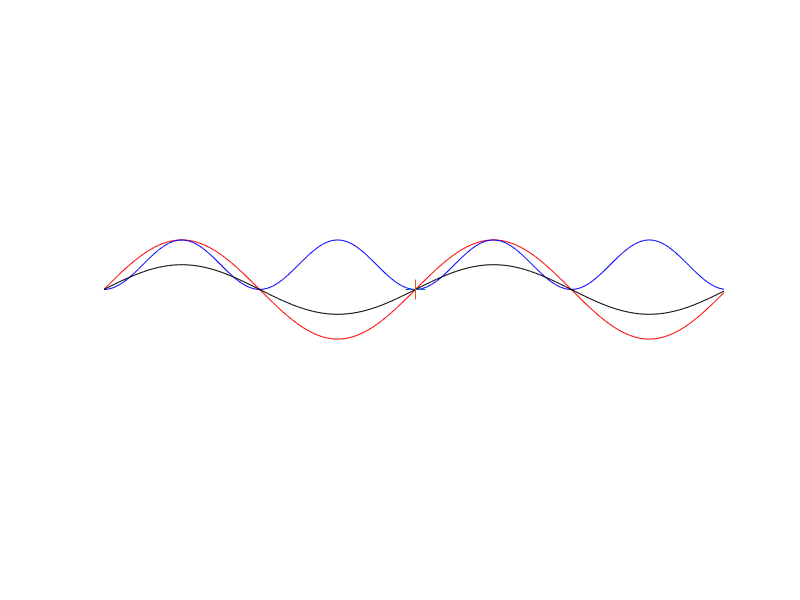

This figure's MATLAB source:
x = [-6.28:0.1:6.28];
y1 = sin(x);
y2 = sin(x).^2;
y3 = sin(x)./2;
clf;
hold on
plot(x,y1,'r')
plot(x,y2,'b')
plot(x,y3,'k')
axis equal
axis off
plot([-0.2,0.2],[0,0])
plot([0,0],[-0.2,0.2])
print -dfig f1.fig
